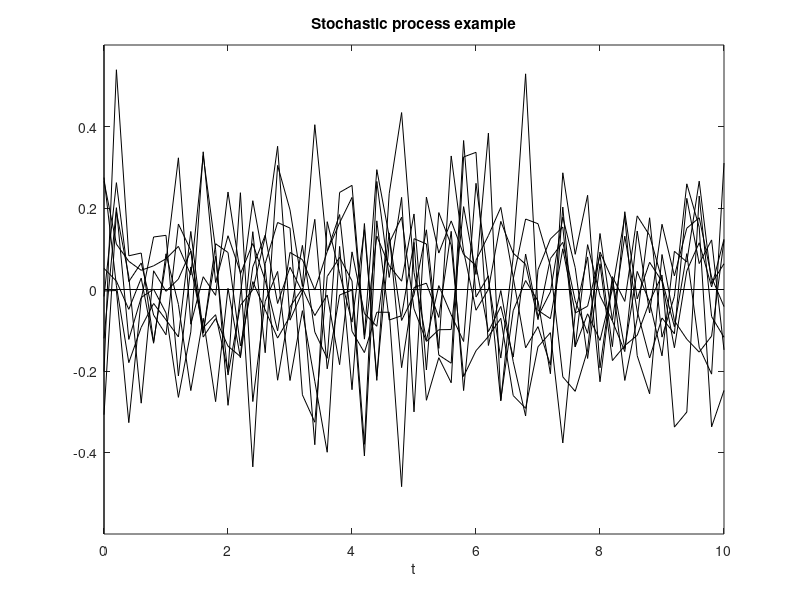

The MATLAB source for this figure:
% Stochastic process illustration
% overlapping curves

t=0:0.2:10;
N=length(t);
X=0.17*randn(8,N);
%display
figure(1)
plot([0 10],[0 0],'k'); hold on
plot([0 0],[-0.6 0.6],'k');
for nn=1:8,
   plot(t,X(nn,:),'k');
end;  
axis([0 10 -0.6 0.6]);
title('Stochastic process example')
xlabel('t');
